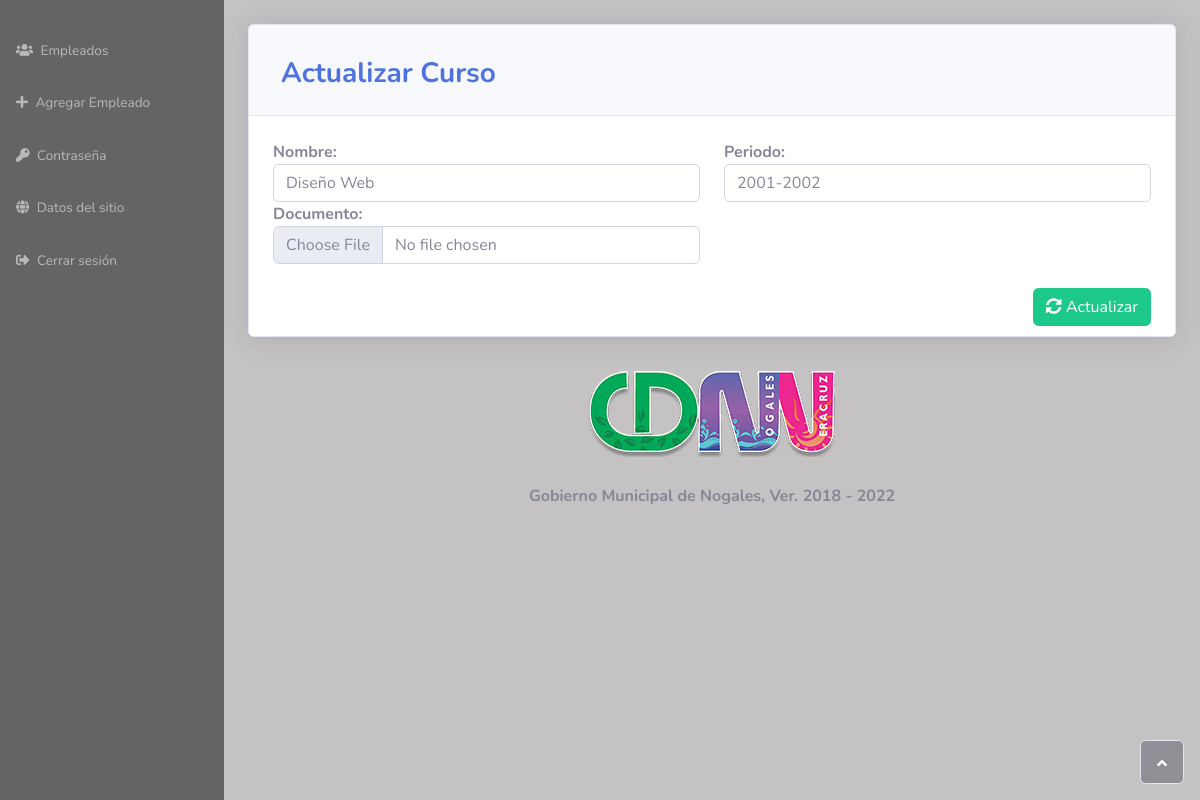
/coursesUpdate.php?c_id=2 (signed in), run on the app's committed database.
### tables this page shows
CREATE TABLE IF NOT EXISTS `courses` (
  `c_id` int(11) NOT NULL AUTO_INCREMENT,
  `c_user` int(11) NOT NULL,
  `c_nom` varchar(255) NOT NULL,
  `c_per` varchar(255) NOT NULL,
  `c_doc` varchar(255) NOT NULL,
  PRIMARY KEY (`c_id`)
);

CREATE TABLE IF NOT EXISTS `enterprise` (
  `id` int(11) NOT NULL AUTO_INCREMENT,
  `name` varchar(255) NOT NULL,
  `image` varchar(255) NOT NULL,
  PRIMARY KEY (`id`)
);

### include/courses.php (called while the page is built, shortened)
<?php
class courses
{
    private $conn;
    private $table_name = "courses";
    public function __construct($db)
    {
        $this->conn = $db;
    }
    function coursesGet()
    {
        $query = "SELECT * FROM " . $this->table_name . " WHERE c_id = :c_id ";
        $stmt = $this->conn->prepare($query);
        $stmt->bindParam(':c_id', $this->c_id, PDO::PARAM_INT);
        $stmt->execute();
        return $stmt;
    }
}

### include/enterprise.php (called while the page is built, shortened)
<?php
class enterprise
{
    private $conn;
    private $table_name = "enterprise";
    public function __construct($db)
    {
        $this->conn = $db;
    }
    function enterpriseGet()
    {
        $id = 1;
        $query = "SELECT * FROM " . $this->table_name . " WHERE id = :id ";
        $stmt = $this->conn->prepare($query);
        $stmt->bindParam(':id', $id, PDO::PARAM_INT);
        $stmt->execute();
        return $stmt;
    }
}

### coursesUpdate.php (the view, shortened to what this page needs)
<?php
require 'include/courses.php';
include 'header.php';
$courses       = new courses($conexion);
$courses->c_id = $_GET['c_id'];
$cours    = $courses->coursesGet();
$rowCours = $cours->fetch(PDO::FETCH_ASSOC);
?>
<body>
    <div id="wrapper" class="bgris">
        <?php
        include 'nav.php';
        ?>
        <div class="d-flex flex-column" id="content-wrapper">
            <div id="page-top">
                <div class="container-fluid">
                    <br>
                    <div class="row">
                        <div class="col-md-12">
                            <div class="card shadow">
                                <div class="card-header py-3">
                                    <div class="card-body">
                                        <h3 class="text-primary fw-bold float-start">Actualizar Curso</h3>
                                    </div>
                                </div>
                                <div clas="row">
                                    <div class="col-md-12 p-4">
                                        <form method="POST" class="form-border bg-white user" id="actualizar" enctype="multipart/form-data">
                                            <div class="row">
                                                <div class="col-md-6">
                                                    <label><strong>Nombre:</strong></label>
                                                    <input type="text" name="nom" class="form-control" value="<?php echo "{$rowCours["c_nom"]}"; ?>">
                                                </div>
                                                <div class="col-md-6">
                                                    <label><strong>Periodo:</strong></label>
                                                    <input type="text" name="per" class="form-control" value="<?php echo "{$rowCours["c_per"]}"; ?>">
                                                </div>
                                                <div class="col-md-6">
                                                    <label><strong>Documento:</strong></label>
                                                    <input type="file" name="doc" class="form-control">
                                                </div>
                                            </div>
                                            <br>
                                            <button type="submit" class="btn btn-success float-end text-white"><i class="fas fa-sync-alt"></i> Actualizar</button>
                                            <br>
                                        </form>
                                    </div>
                                </div>
                            </div>
                        </div>
                        <br>
                    </div>
                </div>
                <?php include 'footer.php'; ?>
            </div>
        </div>
</body>
</html>

### footer.php
<div class="row">
    <div class="col-md-12">
        <footer class="sticky-footer">
            <div class="container my-auto">
                <div class="text-center my-auto copyright">
                    <img src="<?php echo "{$rowEnterprise["image"]}"; ?>" class="img-site">
                    <h6><?php echo "{$rowEnterprise["name"]}" ?></h6>
                </div>
                <a class="border rounded d-inline scroll-to-top" href="#page-top"><i class="fas fa-angle-up"></i></a>
            </div>
        </footer>
    </div>
</div>

### css/style.css (style rules this page uses)
:root { --Gris: rgb(100, 100, 100); --Primary: rgb(4, 35, 172); --Succes: #009341; --Danger: #e61e22; --Warning: #ffbe18; --bgGris: #c4c2c2; --Gold: #D4AF37; }
.img-site { max-width: 250px; max-height: 100px; display:block; margin:auto; margin-bottom: 30px; }
a { text-decoration: none; color: var(--Gris); }
body { background-color: var(--bgGris); }
h6 { font-weight: bold; }

### data on the page
courses: nom "Diseño Web", per "2001-2002"
enterprise: image (picture), name "Gobierno Municipal de Nogales, Ver. 2018 - 2022"
